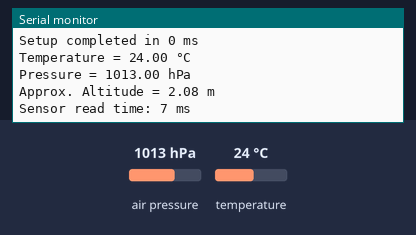
A sketch run on a simulated Arduino Uno, built with avr-gcc and run on an emulated ATmega328P. Shown: the last lines printed to the serial monitor. The inputs (shaded band) are chosen by the test bench; at power-on: air pressure 1013 hPa, temperature 24 °C.

Above: at 3.2 s.
3.3 s: air pressure set to 952 hPa
At 5.2 s:
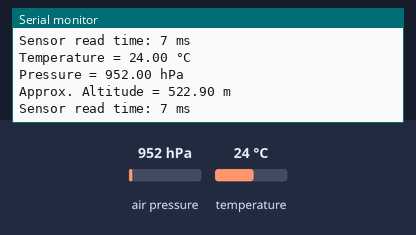
5.5 s: temperature set to 12 °C
7.7 s: air pressure set to 975 hPa
At 8.9 s:
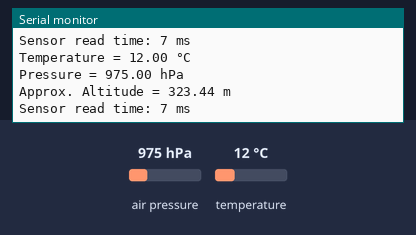
Timing chart, 0 to 10.7 s (numbered marks = the images above; inputs shaded):
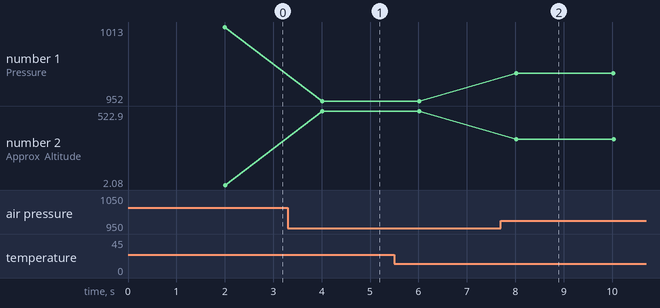

Measured:
- after the input at 3.3 s, the serial monitor: prints a new line after 0.71 s (image 1)
- after the input at 7.7 s, the serial monitor: prints a new line after 0.32 s (image 2)
- plotted number 1: 1013 → 952 after the input at 3.3 s, 952 → 975 after the input at 7.7 s
- plotted number 2: 2.08 → 522.9 after the input at 3.3 s, 522.9 → 323.44 after the input at 7.7 s

The sketch:

bmp280_lib.ino
```cpp
#include <Wire.h>
#include <Adafruit_Sensor.h>
#include <Adafruit_BMP280.h>

Adafruit_BMP280 bmp;  // Create BMP280 object

unsigned long startTime;  // Variable to store startup time
unsigned long readTime;   // Variable to store time taken for sensor reading

void setup() {
    Serial.begin(115200);
    startTime = millis();  // Record time at startup

    if (!bmp.begin(0x76)) {  // Try 0x77 if 0x76 doesn't work
        Serial.println("Could not find a valid BMP280 sensor, check wiring!");
        while (1);
    }

    unsigned long setupTime = millis() - startTime;  // Calculate setup time
    Serial.print("Setup completed in ");
    Serial.print(setupTime);
    Serial.println(" ms");
    delay(2000);
}

void loop() {
    unsigned long readStart = millis();  // Record time before reading data

    Serial.print("Temperature = ");
    Serial.print(bmp.readTemperature());
    Serial.println(" °C");

    Serial.print("Pressure = ");
    Serial.print(bmp.readPressure() / 100.0F); // Convert Pa to hPa
    Serial.println(" hPa");

    Serial.print("Approx. Altitude = ");
    Serial.print(bmp.readAltitude(1013.25)); // Adjust sea-level pressure as needed
    Serial.println(" m");

    readTime = millis() - readStart;  // Calculate time taken for reading
    Serial.print("Sensor read time: ");
    Serial.print(readTime);
    Serial.println(" ms");

    Serial.println();
    delay(2000);  // Delay before next reading
}
```
